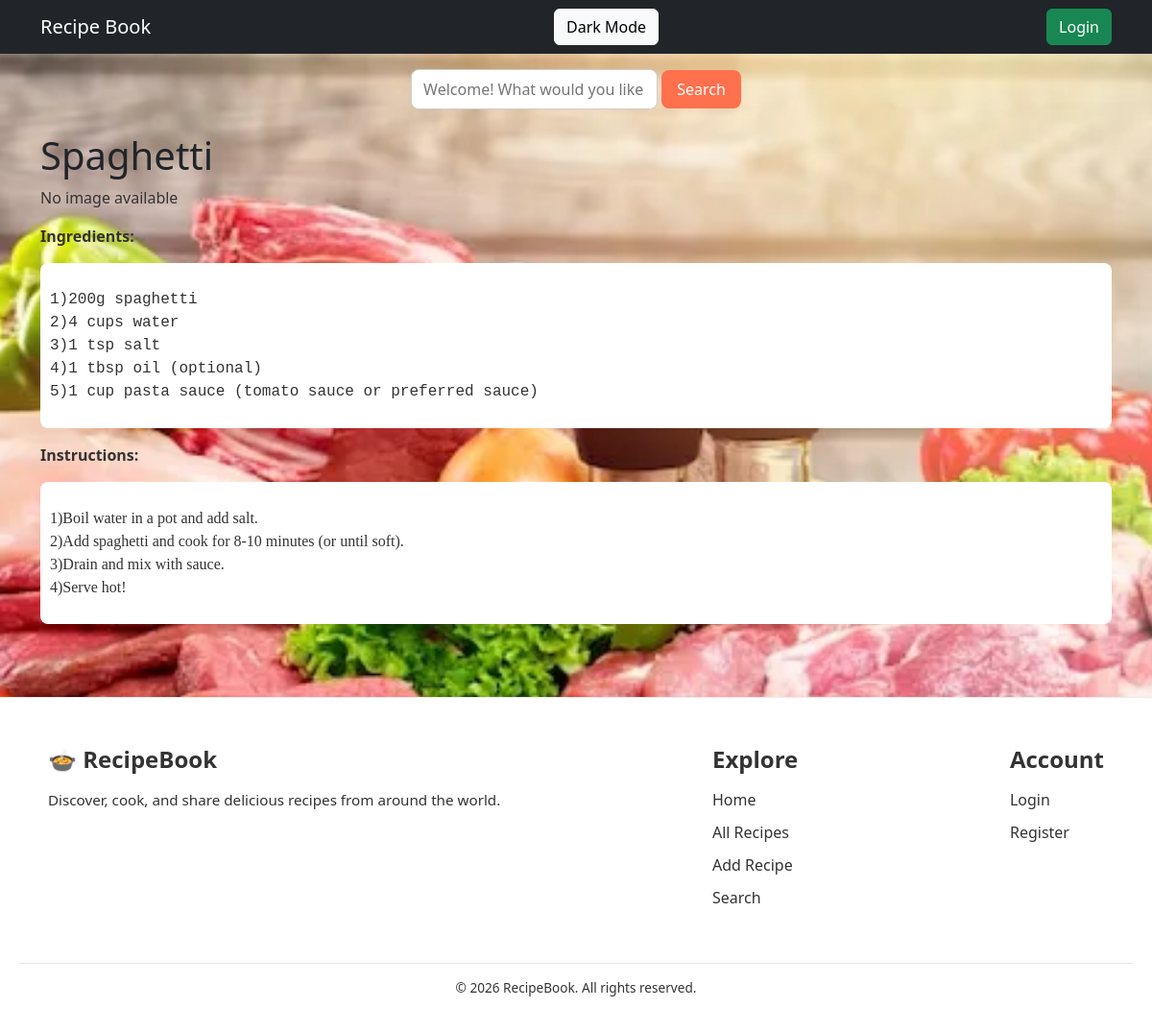
The page /recipe/5/ on the database its author committed.
### recipe/models.py (models this page shows, shortened)
class Recipe(models.Model):
    title = models.CharField(max_length=200)
    ingredients = models.TextField()
    instructions = models.TextField()
    image = models.ImageField(upload_to='recipe_images/', blank=True, null=True)
    author = models.ForeignKey(User, on_delete=models.CASCADE)

### recipe/views.py (the view)
# urls.py: path('recipe/<int:recipe_id>/', views.recipe_detail, name='detail'),
def recipe_detail(request, recipe_id):
    recipe = get_object_or_404(Recipe, id=recipe_id)
    return render(request, 'recipe_detail.html', {'recipe': recipe})

### recipe/templates/recipe_detail.html (shortened to what this page needs)
{% extends 'base.html' %}
{% load static %}
{% block content %}
    <h1>{{ recipe.title }}</h1>
    {% if recipe.image %}
       <img src="{{ recipe.image.url }}" class="img-fluid" alt="{{ recipe.title }}">
    {% else %}
       <p>No image available</p>
    {% endif %}
    <p><strong>Ingredients:</strong></p><pre style="font-size: medium"><p>{{ recipe.ingredients|linebreaks }}</p></pre>
    <p><strong>Instructions:</strong></p><pre style="font-size: medium;font-family: Calibri"><p>{{ recipe.instructions|linebreaks }}</p></pre>
{% endblock %}

### recipe/static/style.css (style rules this page uses)
:root { --bg-color: linear-gradient(135deg, #fffae6, #ffe6cc); --text-color: #333; --navbar-bg: #ff7f50; --navbar-text: #fff; --card-bg: #fff; --card-text: #333; --btn-bg: #ff704d; --btn-text: #fff; --search-bg: #fff; --search-text: #333; --container-bg: transparent; }
body { font-family: 'Poppins', sans-serif; background: var(--bg-color); color: var(--text-color); margin: 0; padding: 0; overflow-x: hidden; transition: background 0.5s, color 0.5s; }
html, body { height: 100%; }
body { display: flex; flex-direction: column; }
h1, h2, h3, h4, h5, h6, p, pre { color: var(--text-color); }
pre { background: var(--card-bg); padding: 10px; border-radius: 8px; overflow-x: auto; }

### rows shown on the page
Recipe: title "Spaghetti", ingredients "1)200g spaghetti 2)4 cups water 3)1 tsp salt 4)1 tbsp oil (optional) 5)1 cup pasta sauce (tomato sauce or preferred sauce)", instructions "1)Boil water in a pot and add salt. 2)Add spaghetti and cook for 8-10 minutes (or until soft). 3)Drain and mix with sauce. 4)Serve hot!"
